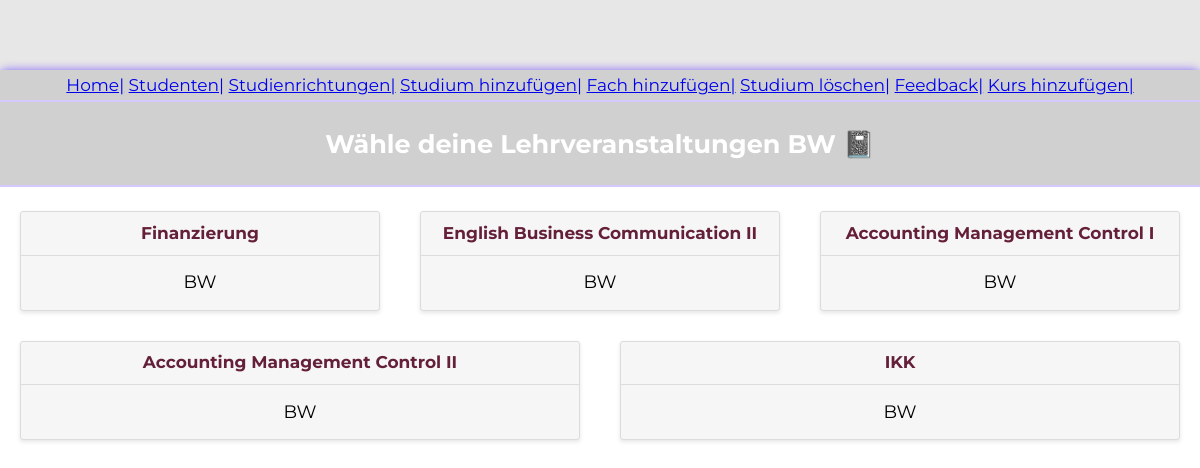
Screenshot of /lvplaner/BW/ with the database file from the repository.
### lvplaner/models.py (models this page shows, shortened)
class Major(models.Model):
    major_name = models.CharField(verbose_name="Studienrichtung", max_length=30, primary_key=True)

class Subject(models.Model):
    title = models.CharField(verbose_name="Fachbezeichung", primary_key=True, max_length=40)
    major_name = models.ForeignKey(Major, on_delete=models.PROTECT)

### lvplaner/views.py (the view)
# urls.py: url(r'^(?P<major_name>[-\w\d]+)/$', views.major_detail, name='details'),
def major_detail(request, major_name):
    major = get_object_or_404(Major, pk=major_name)
    return render(request, 'lvplaner/major_detail.html', {'major': major})

### lvplaner/templates/lvplaner/major_detail.html (shortened to what this page needs)
{% extends "layout.html" %}
{% block content %}
<header>
<h2> Wähle deine Lehrveranstaltungen {{ major.major_name }} 📓 </h2>
</header>
<br />
<body>
<div class="cards">
   {% for subject in major.subject_set.all %}
    <div class = "card">
        <header>  <a href="{% url 'courses' major.major_name subject.title %}"> {{ subject.title }}</a> </header>
        <div class="card-copy">
        {{ major.major_name }} <br />
        </div>
    </div>
    {% endfor %}
</div>
</body>
{% endblock %}

### lvplaner/static/css/layout.css (style rules this page uses)
html { box-sizing: border-box; background: #e8e7e7; font-family: 'Montserrat';font-size: 20px; }
*, *::after, *::before { box-sizing: inherit; }
header { color: #FFF; padding: 5px 10px; text-align: center; align-items: center; background-color: #D0D0D0; border-bottom: solid 2px #D4CAFF; font-size: 17px; }
.lvtool { background: #fff; text-align: center; width: 1200px; height: 800px; margin: 70px auto; box-shadow: 0px 0px 10px rgb(133, 104, 250); border-radius: 6px; }
.cards { display: -webkit-box; display: -moz-box; display: box; display: -webkit-flex; display: -moz-flex; display: -ms-flexbox; display: flex; -webkit-box-lines: multiple; -moz-box-lines: multiple; box-lines: multiple; -webkit-flex-wrap: wrap; -moz-flex-wrap: wrap; -ms-flex-wrap: wrap; flex-wrap: wrap; -webkit-box-pack: justify; -moz-box-pack: justify; box-pack: justify; -webkit-justify-content: space-between; -moz-justify-content: space-between; -ms-justify-content: space-between; -o-justify-content: space-between; justify-content: space-between; -ms-flex-pack: justify; }
.card { -webkit-flex-basis: 15em; -moz-flex-basis: 15em; flex-basis: 15em; -ms-flex-preferred-size: 15em; -webkit-flex-grow: 1; -moz-flex-grow: 1; flex-grow: 1; -ms-flex-positive: 1; -webkit-transition: all 0.2s ease-in-out; -moz-transition: all 0.2s ease-in-out; transition: all 0.2s ease-in-out; background-color: #f6f6f6; border-radius: 3px; border: 1px solid gainsboro; box-shadow: 0 2px 4px #e6e6e6; margin: 0 1em 1.5em 1em; position: relative; }
.card header { -webkit-transition: all 0.2s ease-in-out; -moz-transition: all 0.2s ease-in-out; transition: all 0.2s ease-in-out; background-color: #f6f6f6; border-bottom: 1px solid gainsboro; border-radius: 3px 3px 0 0; font-weight: bold; line-height: 1.5em; padding: 0.5em 0.75em; color: black; }
.card header a { color: #642039; text-decoration: none; }
.card .card-copy { font-size: 0.9em; line-height: 1.5em; padding: 0.75em 0.75em; }

### rows the page displays
Major: major_name "BW"
Subject: title "Finanzierung"
Subject: title "English Business Communication II"
Subject: title "Accounting Management Control I"
Subject: title "Accounting Management Control II"
Subject: title "IKK"
